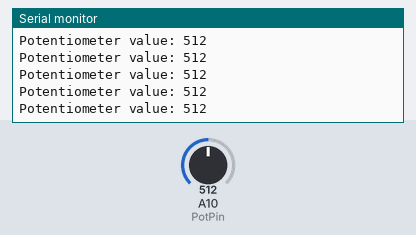
Bench run of a sketch on a simulated Arduino Mega 2560, built with avr-gcc and run on an emulated ATmega2560. Shown: the last lines printed to the serial monitor. The test bench sets the inputs (shaded band); at power-on: A10 (PotPin) = 512.

Above: at 1.2 s.
1.3 s: A10 (PotPin) set to 716
At 1.31 s:
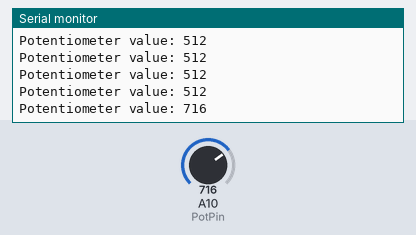
2.8 s: A10 (PotPin) set to 900
At 2.82 s:
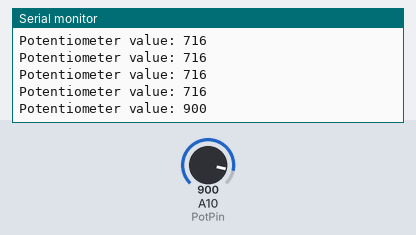
Timing chart, 0 to 5.8 s (numbered marks = the images above; inputs shaded):
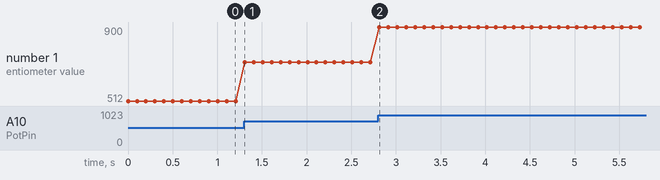

The sketch:

4_potentiometer_read.ino
```cpp
#define PotPin A10 // Пин потенциометра
void setup() {
  Serial.begin(115200); //Инициализируем терминал
  pinMode(PotPin, INPUT); //Обьявляем пин потенциометра на считывание
}

void loop() {
  Serial.print("Potentiometer value: ");//Начинаем писать строку не прерывая её
  Serial.println(analogRead(PotPin)); // дописываем строку, выводя считанные с потенциометра данные
  delay(100);
}
```

Measured:
- after the input at 1.3 s, the serial monitor: prints a new line at once (image 1)
- after the input at 2.8 s, the serial monitor: prints a new line at once (image 2)
- plotted number 1: 512 → 716 after the input at 1.3 s, 716 → 900 after the input at 2.8 s
